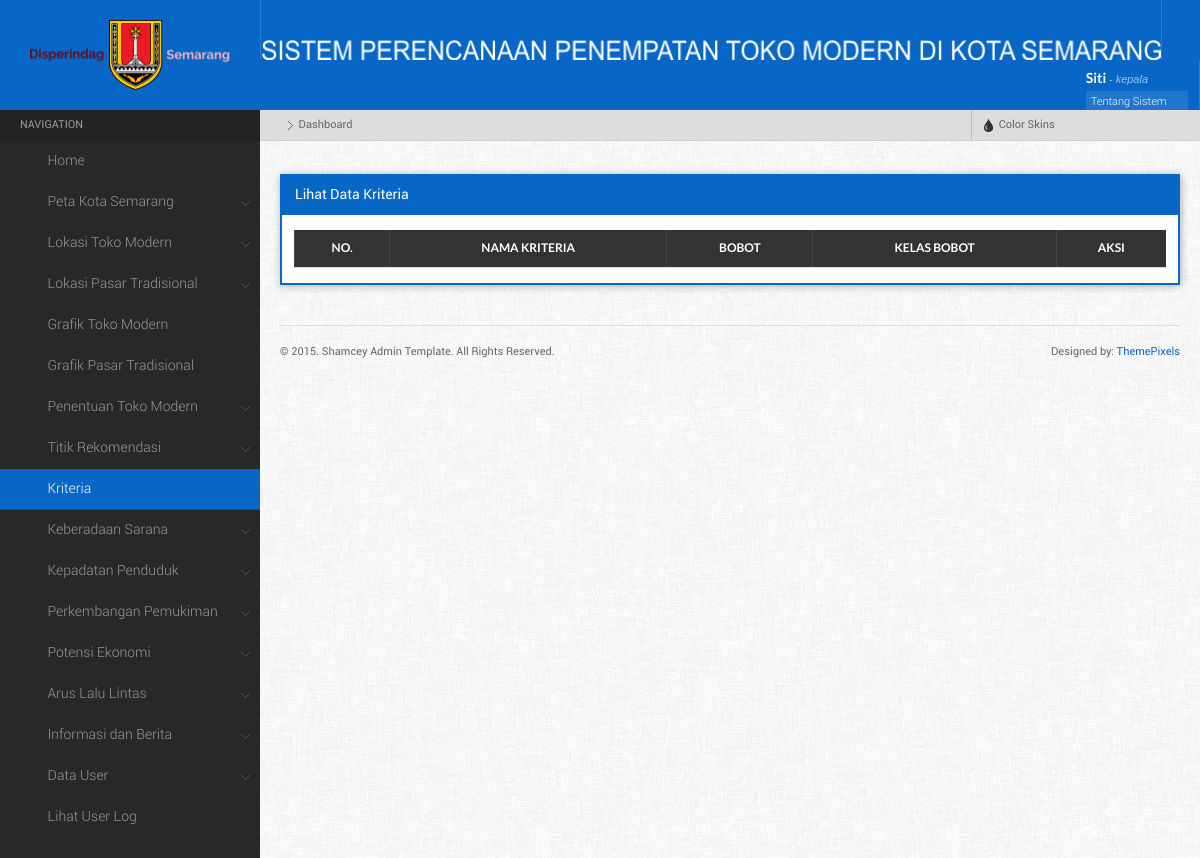
Before: /main.php?menu=lihatKriteria (signed in) with the older database file.
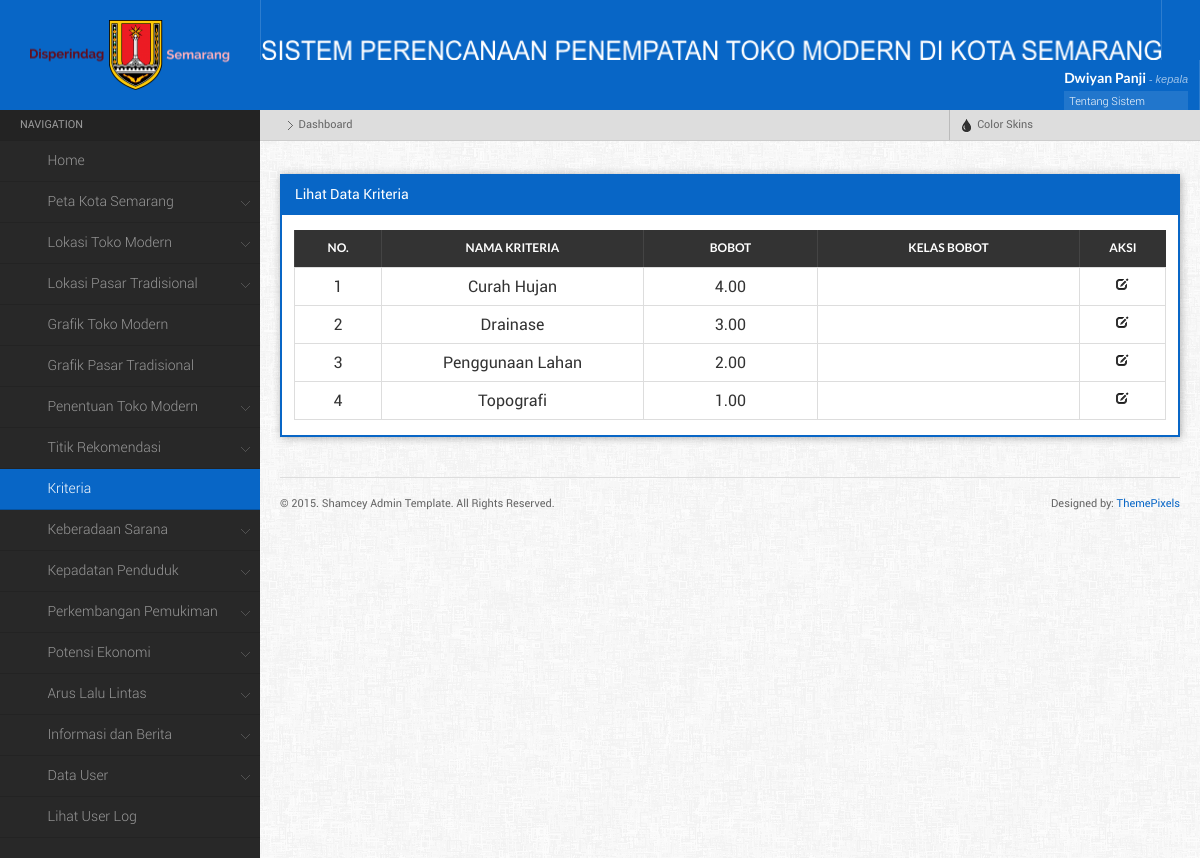
After: the same page with the newer database file.
### tables this page shows
CREATE TABLE IF NOT EXISTS `kriteria` (
  `id_kriteria` int(11) NOT NULL AUTO_INCREMENT,
  `nama_kriteria` varchar(25) NOT NULL,
  `bobot` decimal(10,2) NOT NULL,
  PRIMARY KEY (`id_kriteria`)
);

### component/lihat_kriteria.php (the view, shortened to what this page needs)
<?php
	$query =mysql_query("SELECT * FROM kriteria") or die (mysql_error());
    echo" <div class=\"widget\">
			<h4 class=\"widgettitle\">Lihat Data Kriteria</h4>
			<div class=\"widgetcontent\">
			<table id=\"dyntable\" class=\"table table-bordered responsive\">
                <thead>
                    <tr>
                        <th></th>
                        <th><center>No.</th>
                        <th><center>Nama Kriteria</th>
						<th><center>Bobot</th>
						<th><center>Kelas Bobot</th>
						<th><center>Aksi</th>
                    </tr>
                </thead>
				<tbody>";
				$no = 1;
				while($pecah = mysql_fetch_array($query)){
					echo "<tr class=\" \">
						<td></td>
						<td style='width:10%;'><center>$no</td>
						<td style='width:30%;'><center>$pecah[nama_kriteria]</td>
						<td style='width:20%;'><center>$pecah[bobot]</td>
						<td style='width:30%;'><center>$pecah[klas_bobot]</td>
						<td class=\"center\" style=\"width: 60px;\">
							<a href= \"main.php?menu=editKriteria&id_kriteria=$pecah[id_kriteria]\" title=\"Edit\"><i  class=\"icon-edit\"></i></a>
						</td>";
					echo "</td>
					</tr>";
				$no++;
				};
				echo "</tbody>
			</table>
		 </div>
		 </div>
	";
?>

### main.php (shortened to what this page needs)
<?php
if (empty($_SESSION['username']) AND empty ($_SESSION['id_user'])){
	echo "<meta http-equiv=\"refresh\" content=\"0; url=index.php\">";
}else{
?>
<html>
	<head>
		<link rel="stylesheet" href="css/style.default.css" type="text/css" />
		<link rel="stylesheet" href="css/responsive-tables.css">
		<link rel="stylesheet" href="css/bootstrap-fileupload.min.css" type="text/css" />
		<link rel="stylesheet" href="css/bootstrap-timepicker.min.css" type="text/css" />
	</head>
	<body>
		<?php
			function setActive($d){
				if(ISSET($_GET['menu'])){
					if($_GET['menu'] == $d){
						echo "class='active'";
					}
				}
			}
		?>
	<div class="mainwrapper">
    <div class="header">
		<div class="logo">
			<img src="images/disperindag.png" alt="" style=" width:200px; height:70px; margin-top:-20px; !important" />
		</div>
			<div class="headerinner">
                <ul class="headmenu">
					<li>
						<img src="images/logo8.png" alt="" style=" width:900px; height:20px; margin-top:40px; !important"  />
					</li>
				<li class="right">
                    <div class="userloggedinfo">
                        <div class="userinfo">
                            <h5><?php echo $_SESSION['nama_user']; ?> <small>- <?php echo $_SESSION['username']; ?></small></h5>
                            <ul>
								<li> <a  data-toggle="modal" href="#myModal">Tentang Sistem <span class="iconfa-question-sign"></span></a></li>
                                <li><a href="main.php?menu=editProfile">Edit Profile <span class="iconfa-cog"></span></a></li>
                                <li><a href="logout.php">Sign Out <span class="iconfa-signout"></span></a></li>
                            </ul>
                        </div>
                    </div>
                </li>
				</ul>
			</div>
    </div>
    <div class="leftpanel">
        <div class="leftmenu">
            <ul class="nav nav-tabs nav-stacked">
            	<li class="nav-header">Navigation</li>
					<?php
						if($_SESSION['level'] == '1'){
					?>
						<li <?php setActive('dashboard');?>><a href="main.php"><span class="iconfa-home"></span>Home</a>
						</li>
						<li class="dropdown  <?php if (($_GET['menu'] == 'petaSemarang') || ($_GET['menu'] == 'petaSemarangapi')){ setActive1(); }?>"><a href=""><span class="iconfa-globe"></span>Peta Kota Semarang</a>
						</li>
						<li class="dropdown  <?php if (($_GET['menu'] == 'formToko') || ($_GET['menu'] == 'lihatToko')){ setActive1(); }?>"><a href=""><span class="iconfa-tags"></span>Lokasi Toko Modern</a>
						</li>
						<li class="dropdown  <?php if (($_GET['menu'] == 'formPasar') || ($_GET['menu'] == 'lihatPasar')){ setActive1(); }?>"><a href=""><span class="iconfa-shopping-cart"></span>Lokasi Pasar Tradisional</a>
						</li>
						<li <?php setActive('grafikToko');?>><a href="main.php?menu=grafikToko"><span class="iconfa-bar-chart"></span>Grafik Toko Modern</a>
						</li>
						<li <?php setActive('grafikPasar');?>><a href="main.php?menu=grafikPasar"><span class="iconfa-signal"></span>Grafik Pasar Tradisional</a>
						</li>
						<li class="dropdown  <?php if (($_GET['menu'] == 'penentuanToko') || ($_GET['menu'] == 'penentuanTokoall')){ setActive1(); }?>"><a href=""><span class="iconfa-map-marker"></span>Penentuan Toko Modern</a>
						</li>
						<li class="dropdown  <?php if (($_GET['menu'] == 'formTitik') || ($_GET['menu'] == 'lihatTitik')){ setActive1(); }?>"><a href=""><span class="iconfa-screenshot"></span>Titik Rekomendasi</a>
						</li>
						<li <?php setActive('lihatKriteria');?>><a href="main.php?menu=lihatKriteria"><span class="iconfa-wrench"></span>Kriteria</a>
						</li>
						<li class="dropdown  <?php if (($_GET['menu'] == 'formKeberadaan') || ($_GET['menu'] == 'lihatKeberadaan')){ setActive1(); }?>"><a href=""><span class="iconfa-umbrella"></span>Keberadaan Sarana</a>
						</li>
						<li class="dropdown  <?php if (($_GET['menu'] == 'formKepadatan') || ($_GET['menu'] == 'lihatKepadatan')){ setActive1(); }?>"><a href=""><span class="iconfa-th-large"></span>Kepadatan Penduduk</a>
						</li>
						<li class="dropdown  <?php if (($_GET['menu'] == 'formPerkembangan') || ($_GET['menu'] == 'lihatPerkembangan')){ setActive1(); }?>"><a href=""><span class="iconfa-th"></span>Perkembangan Pemukiman</a>
						</li>
						<li class="dropdown  <?php if (($_GET['menu'] == 'formPotensi') || ($_GET['menu'] == 'lihatPotensi')){ setActive1(); }?>"><a href=""><span class="iconfa-align-left"></span>Potensi Ekonomi</a>
						</li>
						<li class="dropdown  <?php if (($_GET['menu'] == 'formArus') || ($_GET['menu'] == 'lihatArus')){ setActive1(); }?>"><a href=""><span class="iconfa-road"></span>Arus Lalu Lintas</a>
						</li>
						<li class="dropdown  <?php if (($_GET['menu'] == 'formInfo') || ($_GET['menu'] == 'lihatInfo')){ setActive1(); }?>"><a href=""><span class="iconfa-info-sign"></span>Informasi dan Berita</a>
						</li>
						<li class="dropdown <?php if (($_GET['menu'] == 'formInputUser') || ($_GET['menu'] == 'lihatUser')){ setActive1(); }?>"><a href=""><span class="iconfa-user"></span>Data User</a>
						</li>
						<li <?php setActive('lihatLog');?>><a href="main.php?menu=lihatLog"><span class="iconfa-pencil"></span>Lihat User Log</a>
						</li>
						<?php }
						 ?>
			</ul>
        </div>
    </div>
    <div class="rightpanel">
        <ul class="breadcrumbs">
            <li><a href="main.php"><i class="iconfa-home"></i></a> <span class="separator"></span></li>
            <li>Dashboard</li>
			<li class="right">
                    <a href="" data-toggle="dropdown" class="dropdown-toggle"><i class="icon-tint"></i> Color Skins</a>
            </li>
        </ul>
        <div class="maincontent">
            <div class="maincontentinner" style='position:relative;'>
			<?php
			if(ISSET($_GET['menu'])){
				$d = $_GET['menu'];
				if($d == 'home'){
					include "component/home.php";
				}else if($d == 'dashboard'){
					include "main.php";
				}else if($d == 'editProfile'){
					include "component/editprofile.php";
				}else if($d == 'resetPass'){
					include "component/resetpass.php";
				}else if($d == 'formInputUser'){
					include "component/form_user.php";
				}else if($d == 'lihatUser'){
					include "component/lihat_user.php";
				}else if($d == 'reset'){
					include "component/resetpass.php";
				}else if($d == 'hapusUser'){
					include "component/hapus_user.php";
				}else if($d == 'lihatLog'){
					include "component/lihat_log.php";
				}else if($d == 'formTitik'){
					include "component/form_titik.php";
				}else if($d == 'lihatTitik'){
					include "component/lihat_titik.php";
				}else if($d == 'editTitik'){
					include "component/form_edit_titik.php";
				}else if($d == 'hapusTitik'){
					include "component/hapus_titik.php";
				}else if($d == 'lihatKriteria'){
					include "component/lihat_kriteria.php";
				}else if($d == 'editKriteria'){
					include "component/form_edit_kriteria.php";
				}else if($d == 'hapusKriteria'){
					include "component/hapus_kriteria.php";
				}else if($d == 'formKeberadaan'){
					include "component/form_keberadaan.php";
				}else if($d == 'lihatKeberadaan'){
					include "component/lihat_keberadaan.php";
				}else if($d == 'editKeberadaan'){
					include "component/form_edit_keberadaan.php";
				}else if($d == 'hapusKeberadaan'){
					include "component/hapus_keberadaan.php";
				}else if($d == 'formKepadatan'){
					include "component/form_kepadatan.php";
				}else if($d == 'lihatKepadatan'){
					include "component/lihat_kepadatan.php";
				}else if($d == 'editKepadatan'){
					include "component/form_edit_kepadatan.php";
				}else if($d == 'hapusKepadatan'){
					include "component/hapus_kepadatan.php";
				}else if($d == 'formPerkembangan'){
					include "component/form_perkembangan.php";
				}else if($d == 'lihatPerkembangan'){
					include "component/lihat_perkembangan.php";
				}else if($d == 'editPerkembangan'){
					include "component/form_edit_perkembangan.php";
				}else if($d == 'hapusPerkembangan'){
					include "component/hapus_perkembangan.php";
				}else if($d == 'formPotensi'){
					include "component/form_potensi.php";
				}else if($d == 'lihatPotensi'){
					include "component/lihat_potensi.php";
				}else if($d == 'editPotensi'){
					include "component/form_edit_potensi.php";
				}else if($d == 'hapusPotensi'){
					include "component/hapus_potensi.php";
				}else if($d == 'formArus'){
					include "component/form_arus.php";
				}else if($d == 'lihatArus'){
					include "component/lihat_arus.php";
				}else if($d == 'editArus'){
					include "component/form_edit_arus.php";
				}else if($d == 'hapusArus'){
					include "component/hapus_arus.php";
				}else if($d == 'formInfo'){
					include "component/form_info.php";
				}else if($d == 'lihatInfo'){
					include "component/lihat_info.php";
				}else if($d == 'editInfo'){
					include "component/form_edit_info.php";
				}else if($d == 'hapusInfo'){
					include "component/hapus_info.php";
				}else if($d == 'petaToko'){
					include "component/peta_toko.php";
				}else if($d == 'formToko'){
					include "component/form_toko.php";
				}else if($d == 'lihatToko'){
					include "component/lihat_toko.php";
				}else if($d == 'editToko'){
					include "component/form_edit_toko.php";
				}else if($d == 'hapusToko'){
					include "component/hapus_toko.php";
				}else if($d == 'petaPasar'){
					include "component/peta_pasar.php";
				}else if($d == 'formPasar'){
					include "component/form_pasar.php";
				}else if($d == 'lihatPasar'){
					include "component/lihat_pasar.php";
				}else if($d == 'editPasar'){
					include "component/form_edit_pasar.php";
				}else if($d == 'hapusPasar'){
					include "component/hapus_pasar.php";
				}else if($d == 'formGaleri'){
					include "component/form_galeri.php";
				}else if($d == 'lihatGaleri'){
					include "component/lihat_galeri.php";
				}else if($d == 'editGaleri'){
					include "component/form_edit_galeri.php";
				}else if($d == 'hapusGaleri'){
					include "component/hapus_galeri.php";
				}else if($d == 'formPegawai'){
					include "component/form_pegawai.php";
				}else if($d == 'lihatPegawai'){
					include "component/lihat_pegawai.php";
				}else if($d == 'editPegawai'){
					include "component/form_edit_pegawai.php";
				}else if($d == 'hapusPegawai'){
					include "component/hapus_pegawai.php";
				}else if($d == 'grafikToko'){
					include "component/grafik_toko.php";
				}else if($d == 'grafikPasar'){
					include "component/grafik_pasar.php";
				}else if($d == 'penentuanToko'){
					include "component/penentuan_toko.php";
				}else if($d == 'hasilHitung'){
					include "component/hasil.php";
				}else if($d == 'penentuanTokoall'){
					include "component/penentuan_tokoall.php";
				}else if($d == 'hasilHitungall'){
					include "component/hasilall.php";
				}else if($d == 'petaSemarangapi'){
					include "component/peta_api.php";
				}else if($d == 'petaSemarang'){
					include "component/peta.php";
				}
				else{
				echo"<h4 class='widgettitle'>Home</h4><div class='widgetcontent'> <img src='img/home7.jpg'/></div>";
				}
			}else{
				echo"<h4 class='widgettitle'>Home</h4><div class='widgetcontent'> <img src='img/home7.jpg'/></div>";
			};?>
                <div class="footer">
                    <div class="footer-left">
                        <span>&copy; 2015. Shamcey Admin Template. All Rights Reserved.</span>
                    </div>
                    <div class="footer-right">
                        <span>Designed by: <a href="http://themepixels.com/">ThemePixels</a></span>
                    </div>
                </div>
            </div>
        </div>
    </div>
	</div>
	</body>
</html>
<?php }?>

### css/responsive-tables.css (style rules this page uses)
table.responsive { margin-bottom: 0; }
table.responsive td, table.responsive th { position: relative; overflow: hidden; white-space: wrap !important; }

Changed rows visible on the page:
added kriteria: nama_kriteria "Curah Hujan", bobot "4.00"
added kriteria: nama_kriteria "Drainase", bobot "3.00"
added kriteria: nama_kriteria "Penggunaan Lahan", bobot "2.00"
added kriteria: nama_kriteria "Topografi", bobot "1.00"
Other visible differences:
$_SESSION['nama_user']: "Siti" → "Dwiyan Panji"
